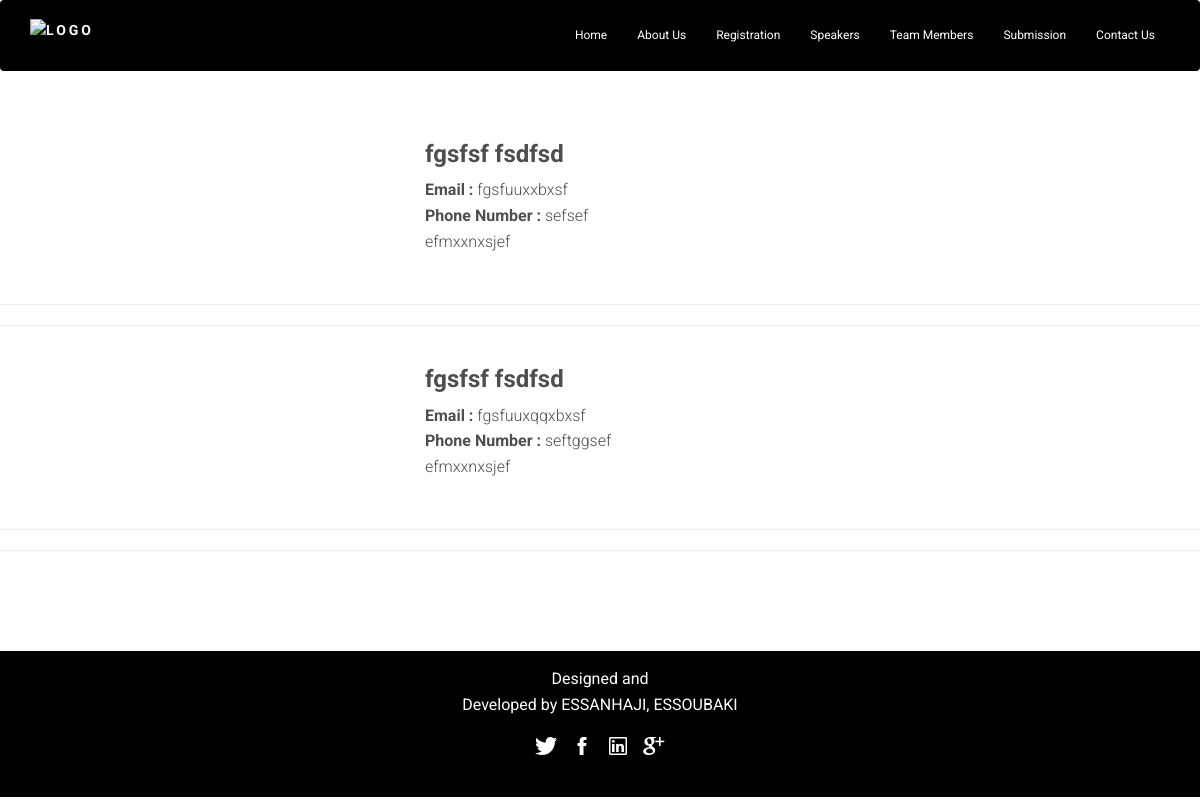
The page /view/_speakers.php on the database its author committed.
### tables this page shows
CREATE TABLE `speaker` (
  `id` int(100) NOT NULL,
  `name` varchar(50) NOT NULL,
  `lastname` varchar(50) NOT NULL,
  `email` varchar(50) NOT NULL,
  `description` text NOT NULL,
  `phone_number` varchar(50) NOT NULL,
  `picture` varchar(100) NOT NULL
);

### model/Admin.php (called while the page is built, shortened)
<?php
	require_once('Participant.php');
	require_once('Speaker.php');
	require_once('DAO.php');
	class Admin extends Person
	{
		public static function showAllSpeakers()
		{
			try
			{
				$dao = new DAO('pfe');
				$list = array();
				$list = $dao->getlist('Speaker');
			}
			catch(Exception $e)
			{
				echo 'Message: ' .$e->getMessage();
				return false;
			}
			finally
			{
				return $list;
			}
		}
	}
?>

### model/DAO.php (called while the page is built, shortened)
<?php
class DAO
{
	private $pdo;
	function __construct($db)
	{
		$this->pdo = new PDO('mysql:host=localhost;dbname='.$db,'root','');
	}
	function getlist($table_name)
	{
		$L=array();
		$sql="select * from ".$table_name;
		$result=$this->pdo->query($sql);
		while($dta=$result->fetch())
        {
			$L[] =  new $table_name($dta);
		}
		return $L;
	}
}
?>

### model/Speaker.php (called while the page is built, shortened)
<?php
    class Speaker extends Person
    {
        function __construct($table)
        {
			$this->name = $table['name'];
			$this->lastname = $table['lastname'];
            $this->email = $table['email'];
			$this->description = $table['description'];
			$this->phone_number = $table['phone_number'];
		}
    }
?>

### view/_speakers.php (the view, shortened to what this page needs)
<!DOCTYPE html>
<html lang="en">
<head>
    <link rel="stylesheet" href="bower_components/bootstrap/dist/css/bootstrap.min.css">
    <link rel="stylesheet" href="bower_components/ionicons/css/ionicons.min.css">
    <link rel="stylesheet" href="assets/css/main.css">
</head>
<body data-spy="scroll" data-target="#site-nav">
    <?php
            include '_Navbar.php';
    ?>
    <?php
        require_once '../model/Admin.php';
        $info = Admin::showAllSpeakers();
    ?>
<div class="speakers">
        <?php
            foreach ($info as $value)
            {
        ?>
      <div class="container">
        <div class="col-md-4" >
        </div>
        <div class="col-md-8" >
              <h3> <?php echo ($value->lastname.' '.$value->name);?> </h3>
              <B>Email : </B> <?php echo ($value->email);?>
              <br>
              <b>Phone Number : </b> <?php echo ($value->phone_number);?>
              <br>
                <p>
                  <?php echo ($value->description);?>
                </p>
        </div>
      </div>
    <hr>
    <hr>
        <?php
        }
        ?>
</div>
    <?php
        include 'footer.php';
    ?>
</body>
</html>

### view/assets/css/main.css (style rules this page uses)
html { font-family: 'Roboto', sans-serif; font-size: 16px; }
body { color: #4e4e4e; font-family: 'Roboto', sans-serif; font-size: 16px; font-weight: 300; line-height: 1.6; position: relative; -webkit-font-smoothing: antialiased; }
h1, h2, h3, h4, h5, h6 { font-weight: 700; }
p { margin: 0 0 30px; }

### view/_speakers.php (style rules this page uses)
.speakers { margin-top: 50px; margin-bottom: 50px; }

### rows shown on the page
speaker: lastname "fgsfsf", name "fsdfsd", email "fgsfuuxxbxsf", phone_number "sefsef", description "efmxxnxsjef"
speaker: lastname "fgsfsf", name "fsdfsd", email "fgsfuuxqqxbxsf", phone_number "seftggsef", description "efmxxnxsjef"
